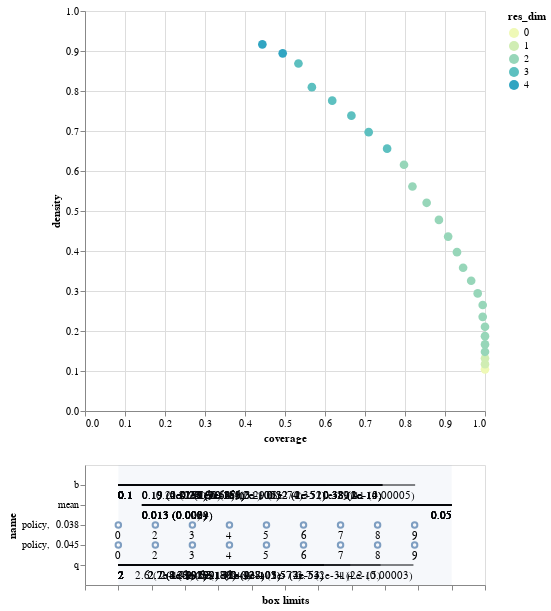

Source (notebook cell):
### Code cell
box1.inspect_tradeoff()

### Figure 1 — Vega-Lite specification as saved in the notebook (floating-point values rounded to 4 significant figures)
{"config": {"view": {"continuousWidth": 400, "continuousHeight": 300}}, "vconcat": [{"data": {"name": "data-fdafefdfd5fc22c9e4394ca1947a772e"}, "mark": {"type": "circle", "size": 75}, "encoding": {"color": {"type": "ordinal", "field": "res_dim", "scale": {"range": ["#eff9b6", "#d0edb3", "#97d6b9", "#5dc0c0", "#31a5c2", "#1f80b8", "#2354a3", "#21318d"]}}, "opacity": {"condition": {"value": 1, "selection": "selector003"}, "value": 0.4}, "tooltip": [{"type": "ordinal", "field": "id"}, {"type": "quantitative", "field": "coverage", "format": ".2"}, {"type": "quantitative", "field": "density", "format": ".2"}, {"type": "ordinal", "field": "res_dim"}], "x": {"type": "quantitative", "field": "coverage"}, "y": {"type": "quantitative", "field": "density"}}, "height": 400, "selection": {"selector003": {"type": "single", "fields": ["id"]}}, "width": 400}, {"layer": [{"data": {"name": "data-f6ffd616fcd3832c8f609114f9dede58"}, "mark": "rule", "encoding": {"x": {"type": "quantitative", "axis": {"grid": false, "labels": false, "title": "box limits"}, "field": "x_lower", "scale": {"domain": [0, 1], "padding": 0.1}}, "x2": {"field": "x_upper"}, "y": {"type": "nominal", "field": "name", "scale": {"padding": 1.0}}}, "transform": [{"calculate": "(datum.x1-datum.minimum)/(datum.maximum-datum.minimum)", "as": "x_lower"}, {"calculate": "(datum.x2-datum.minimum)/(datum.maximum-datum.minimum)", "as": "x_upper"}, {"filter": {"selection": "selector003"}}], "width": 400}, {"data": {"name": "data-f6ffd616fcd3832c8f609114f9dede58"}, "mark": {"type": "text", "align": "left", "baseline": "top", "dy": 5}, "encoding": {"text": {"type": "ordinal", "field": "text"}, "x": {"type": "quantitative", "axis": {"grid": false, "labels": false, "title": "box limits"}, "field": "x_lower", "scale": {"domain": [0, 1], "padding": 0.1}}, "x2": {"field": "x_upper"}, "y": {"type": "nominal", "field": "name", "scale": {"padding": 1.0}}}, "transform": [{"calculate": "(datum.x1-datum.minimum)/(datum.maximum-datum.minimum)", "as": "x_lower"}, {"calculate": "(datum.x2-datum.minimum)/(datum.maximum-datum.minimum)", "as": "x_upper"}, {"filter": {"selection": "selector003"}}, {"calculate": "datum.qp_lower>0?format(datum.x1, \".2\")+\" (\"+format(datum.qp_lower, \".1~g\")+\")\" :format(datum.x1, \".2\")", "as": "text"}], "width": 400}, {"data": {"name": "data-f6ffd616fcd3832c8f609114f9dede58"}, "mark": {"type": "text", "align": "right", "baseline": "top", "dy": 5}, "encoding": {"text": {"type": "ordinal", "field": "text"}, "x": {"type": "quantitative", "field": "x_upper"}, "x2": {"field": "x_upper"}, "y": {"type": "nominal", "field": "name", "scale": {"padding": 1.0}}}, "transform": [{"calculate": "(datum.x1-datum.minimum)/(datum.maximum-datum.minimum)", "as": "x_lower"}, {"calculate": "(datum.x2-datum.minimum)/(datum.maximum-datum.minimum)", "as": "x_upper"}, {"filter": {"selection": "selector003"}}, {"calculate": "datum.qp_upper>0?format(datum.x2, \".2\")+\" (\"+format(datum.qp_upper, \".1\")+\")\" :format(datum.x2, \".2\")", "as": "text"}], "width": 400}, {"data": {"name": "data-bb8d07f6df3d47a6a475317795287b23"}, "mark": {"type": "rect", "opacity": 0.05}, "encoding": {"x": {"type": "quantitative", "field": "start"}, "x2": {"field": "end"}}}, {"data": {"name": "data-6fa5825bcad1509b2291acae67857a6b"}, "mark": "point", "encoding": {"x": {"type": "quantitative", "field": "x"}, "y": {"type": "nominal", "field": "name"}}, "transform": [{"filter": {"selection": "selector003"}}], "width": 400}, {"data": {"name": "data-6fa5825bcad1509b2291acae67857a6b"}, "mark": {"type": "text", "align": "center", "baseline": "top", "dy": 5}, "encoding": {"text": {"type": "nominal", "field": "item"}, "x": {"type": "quantitative", "field": "x"}, "y": {"type": "nominal", "field": "name"}}, "transform": [{"filter": {"selection": "selector003"}}], "width": 400}]}], "$schema": "https://vega.github.io/schema/vega-lite/v4.8.1.json", "datasets": {"data-fdafefdfd5fc22c9e4394ca1947a772e": [{"coverage": 1.0, "density": 0.1042, "id": 0, "mass": 1.0, "mean": 0.1042, "res_dim": 0}, {"coverage": 1.0, "density": 0.1171, "id": 1, "mass": 0.89, "mean": 0.1171, "res_dim": 1}, {"coverage": 1.0, "density": 0.1316, "id": 2, "mass": 0.792, "mean": 0.1316, "res_dim": 1}, {"coverage": 1.0, "density": 0.148, "id": 3, "mass": 0.704, "mean": 0.148, "res_dim": 2}, {"coverage": 1.0, "density": 0.1665, "id": 4, "mass": 0.626, "mean": 0.1665, "res_dim": 2}, {"coverage": 1.0, "density": 0.1871, "id": 5, "mass": 0.557, "mean": 0.1871, "res_dim": 2}, {"coverage": 1.0, "density": 0.2105, "id": 6, "mass": 0.495, "mean": 0.2105, "res_dim": 2}, {"coverage": 0.9942, "density": 0.2355, "id": 7, "mass": 0.44, "mean": 0.2355, "res_dim": 2}, {"coverage": 0.9942, "density": 0.265, "id": 8, "mass": 0.391, "mean": 0.265, "res_dim": 2}, {"coverage": 0.9818, "density": 0.294, "id": 9, "mass": 0.348, "mean": 0.294, "res_dim": 2}, {"coverage": 0.9655, "density": 0.3256, "id": 10, "mass": 0.309, "mean": 0.3256, "res_dim": 2}, {"coverage": 0.9453, "density": 0.3582, "id": 11, "mass": 0.275, "mean": 0.3582, "res_dim": 2}, {"coverage": 0.9299, "density": 0.3971, "id": 12, "mass": 0.244, "mean": 0.3971, "res_dim": 2}, {"coverage": 0.9079, "density": 0.4359, "id": 13, "mass": 0.217, "mean": 0.4359, "res_dim": 2}, {"coverage": 0.8848, "density": 0.4777, "id": 14, "mass": 0.193, "mean": 0.4777, "res_dim": 2}, {"coverage": 0.8541, "density": 0.5205, "id": 15, "mass": 0.171, "mean": 0.5205, "res_dim": 2}, {"coverage": 0.8186, "density": 0.5612, "id": 16, "mass": 0.152, "mean": 0.5612, "res_dim": 2}, {"coverage": 0.7975, "density": 0.6156, "id": 17, "mass": 0.135, "mean": 0.6156, "res_dim": 2}, {"coverage": 0.7553, "density": 0.6558, "id": 18, "mass": 0.12, "mean": 0.6558, "res_dim": 3}, {"coverage": 0.7092, "density": 0.6972, "id": 19, "mass": 0.106, "mean": 0.6972, "res_dim": 3}, {"coverage": 0.666, "density": 0.7383, "id": 20, "mass": 0.094, "mean": 0.7383, "res_dim": 3}, {"coverage": 0.618, "density": 0.7759, "id": 21, "mass": 0.083, "mean": 0.7759, "res_dim": 3}, {"coverage": 0.5672, "density": 0.8096, "id": 22, "mass": 0.073, "mean": 0.8096, "res_dim": 3}, {"coverage": 0.5336, "density": 0.8688, "id": 23, "mass": 0.064, "mean": 0.8688, "res_dim": 3}, {"coverage": 0.4942, "density": 0.8941, "id": 24, "mass": 0.0576, "mean": 0.8941, "res_dim": 4}, {"coverage": 0.4434, "density": 0.9167, "id": 25, "mass": 0.0504, "mean": 0.9167, "res_dim": 4}], "data-f6ffd616fcd3832c8f609114f9dede58": [{"x1": 0.1003, "x2": 0.4114, "name": "b", "id": 1, "minimum": 0.1003, "maximum": 0.4497, "qp_lower": -1.0, "qp_upper": 4.896e-05}, {"x1": 0.1003, "x2": 0.377, "name": "b", "id": 2, "minimum": 0.1003, "maximum": 0.4497, "qp_lower": -1.0, "qp_upper": 7.882e-15}, {"x1": 0.1003, "x2": 0.377, "name": "b", "id": 3, "minimum": 0.1003, "maximum": 0.4497, "qp_lower": -1.0, "qp_upper": 1.435e-14}, {"x1": 2.0, "x2": 4.213, "name": "q", "id": 3, "minimum": 2.0, "maximum": 4.499, "qp_lower": -1.0, "qp_upper": 3.154e-05}, {"x1": 0.1003, "x2": 0.377, "name": "b", "id": 4, "minimum": 0.1003, "maximum": 0.4497, "qp_lower": -1.0, "qp_upper": 1.124e-14}, {"x1": 2.0, "x2": 3.966, "name": "q", "id": 4, "minimum": 2.0, "maximum": 4.499, "qp_lower": -1.0, "qp_upper": 1.659e-15}, {"x1": 0.1003, "x2": 0.377, "name": "b", "id": 5, "minimum": 0.1003, "maximum": 0.4497, "qp_lower": -1.0, "qp_upper": 2.011e-14}, {"x1": 2.0, "x2": 3.739, "name": "q", "id": 5, "minimum": 2.0, "maximum": 4.499, "qp_lower": -1.0, "qp_upper": 1.582e-31}, {"x1": 0.1003, "x2": 0.377, "name": "b", "id": 6, "minimum": 0.1003, "maximum": 0.4497, "qp_lower": -1.0, "qp_upper": 1.832e-14}, {"x1": 2.0, "x2": 3.542, "name": "q", "id": 6, "minimum": 2.0, "maximum": 4.499, "qp_lower": -1.0, "qp_upper": 3.601e-53}, {"x1": 0.1003, "x2": 0.3459, "name": "b", "id": 7, "minimum": 0.1003, "maximum": 0.4497, "qp_lower": -1.0, "qp_upper": 1.185e-29}, {"x1": 2.0, "x2": 3.542, "name": "q", "id": 7, "minimum": 2.0, "maximum": 4.499, "qp_lower": -1.0, "qp_upper": 1.877e-53}, {"x1": 0.1003, "x2": 0.3177, "name": "b", "id": 8, "minimum": 0.1003, "maximum": 0.4497, "qp_lower": -1.0, "qp_upper": 1.632e-51}, {"x1": 2.0, "x2": 3.542, "name": "q", "id": 8, "minimum": 2.0, "maximum": 4.499, "qp_lower": -1.0, "qp_upper": 2.862e-54}, {"x1": 0.1003, "x2": 0.3177, "name": "b", "id": 9, "minimum": 0.1003, "maximum": 0.4497, "qp_lower": -1.0, "qp_upper": 1.284e-52}, {"x1": 2.0, "x2": 3.376, "name": "q", "id": 9, "minimum": 2.0, "maximum": 4.499, "qp_lower": -1.0, "qp_upper": 1.01e-77}, {"x1": 0.1003, "x2": 0.3177, "name": "b", "id": 10, "minimum": 0.1003, "maximum": 0.4497, "qp_lower": -1.0, "qp_upper": 1.06e-52}, {"x1": 2.0, "x2": 3.218, "name": "q", "id": 10, "minimum": 2.0, "maximum": 4.499, "qp_lower": -1.0, "qp_upper": 1.561e-103}, {"x1": 0.1003, "x2": 0.2943, "name": "b", "id": 11, "minimum": 0.1003, "maximum": 0.4497, "qp_lower": -1.0, "qp_upper": 8.483e-74}, {"x1": 2.0, "x2": 3.218, "name": "q", "id": 11, "minimum": 2.0, "maximum": 4.499, "qp_lower": -1.0, "qp_upper": 9.344e-105}, {"x1": 0.1003, "x2": 0.2694, "name": "b", "id": 12, "minimum": 0.1003, "maximum": 0.4497, "qp_lower": -1.0, "qp_upper": 2.243e-100}, {"x1": 2.0, "x2": 3.218, "name": "q", "id": 12, "minimum": 2.0, "maximum": 4.499, "qp_lower": -1.0, "qp_upper": 4.307e-102}, {"x1": 0.1003, "x2": 0.2694, "name": "b", "id": 13, "minimum": 0.1003, "maximum": 0.4497, "qp_lower": -1.0, "qp_upper": 2.146e-105}, {"x1": 2.0, "x2": 3.099, "name": "q", "id": 13, "minimum": 2.0, "maximum": 4.499, "qp_lower": -1.0, "qp_upper": 5.364e-128}, {"x1": 0.1003, "x2": 0.2497, "name": "b", "id": 14, "minimum": 0.1003, "maximum": 0.4497, "qp_lower": -1.0, "qp_upper": 2.706e-131}, {"x1": 2.0, "x2": 3.099, "name": "q", "id": 14, "minimum": 2.0, "maximum": 4.499, "qp_lower": -1.0, "qp_upper": 1.214e-127}, {"x1": 0.1003, "x2": 0.233, "name": "b", "id": 15, "minimum": 0.1003, "maximum": 0.4497, "qp_lower": -1.0, "qp_upper": 8.769e-156}, {"x1": 2.0, "x2": 3.099, "name": "q", "id": 15, "minimum": 2.0, "maximum": 4.499, "qp_lower": -1.0, "qp_upper": 2.058e-128}, {"x1": 0.1003, "x2": 0.233, "name": "b", "id": 16, "minimum": 0.1003, "maximum": 0.4497, "qp_lower": -1.0, "qp_upper": 1.704e-159}, {"x1": 2.0, "x2": 2.998, "name": "q", "id": 16, "minimum": 2.0, "maximum": 4.499, "qp_lower": -1.0, "qp_upper": 1.361e-148}, {"x1": 0.1003, "x2": 0.233, "name": "b", "id": 17, "minimum": 0.1003, "maximum": 0.4497, "qp_lower": -1.0, "qp_upper": 3.375e-161}, {"x1": 2.0, "x2": 2.879, "name": "q", "id": 17, "minimum": 2.0, "maximum": 4.499, "qp_lower": -1.0, "qp_upper": 5.857e-179}, {"x1": 0.1003, "x2": 0.233, "name": "b", "id": 18, "minimum": 0.1003, "maximum": 0.4497, "qp_lower": -1.0, "qp_upper": 1.351e-165}, {"x1": 0.01284, "x2": 0.04999, "name": "mean", "id": 18, "minimum": 0.01001, "maximum": 0.04999, "qp_lower": 0.002143, "qp_upper": -1.0}, {"x1": 2.0, "x2": 2.879, "name": "q", "id": 18, "minimum": 2.0, "maximum": 4.499, "qp_lower": -1.0, "qp_upper": 5.324e-186}, {"x1": 0.1003, "x2": 0.233, "name": "b", "id": 19, "minimum": 0.1003, "maximum": 0.4497, "qp_lower": -1.0, "qp_upper": 6.831e-153}, {"x1": 0.01284, "x2": 0.04999, "name": "mean", "id": 19, "minimum": 0.01001, "maximum": 0.04999, "qp_lower": 0.003103, "qp_upper": -1.0}, {"x1": 2.0, "x2": 2.757, "name": "q", "id": 19, "minimum": 2.0, "maximum": 4.499, "qp_lower": -1.0, "qp_upper": 6.216e-199}, {"x1": 0.1003, "x2": 0.2227, "name": "b", "id": 20, "minimum": 0.1003, "maximum": 0.4497, "qp_lower": -1.0, "qp_upper": 1.292e-164}, {"x1": 0.01284, "x2": 0.04999, "name": "mean", "id": 20, "minimum": 0.01001, "maximum": 0.04999, "qp_lower": 0.002617, "qp_upper": -1.0}, {"x1": 2.0, "x2": 2.757, "name": "q", "id": 20, "minimum": 2.0, "maximum": 4.499, "qp_lower": -1.0, "qp_upper": 7.984e-202}, {"x1": 0.1003, "x2": 0.2227, "name": "b", "id": 21, "minimum": 0.1003, "maximum": 0.4497, "qp_lower": -1.0, "qp_upper": 6.575e-158}, {"x1": 0.01284, "x2": 0.04999, "name": "mean", "id": 21, "minimum": 0.01001, "maximum": 0.04999, "qp_lower": 0.02378, "qp_upper": -1.0}, {"x1": 2.0, "x2": 2.666, "name": "q", "id": 21, "minimum": 2.0, "maximum": 4.499, "qp_lower": -1.0, "qp_upper": 1.307e-208}, {"x1": 0.1003, "x2": 0.2078, "name": "b", "id": 22, "minimum": 0.1003, "maximum": 0.4497, "qp_lower": -1.0, "qp_upper": 2.44e-161}, {"x1": 0.01284, "x2": 0.04999, "name": "mean", "id": 22, "minimum": 0.01001, "maximum": 0.04999, "qp_lower": 0.007751, "qp_upper": -1.0}, {"x1": 2.0, "x2": 2.666, "name": "q", "id": 22, "minimum": 2.0, "maximum": 4.499, "qp_lower": -1.0, "qp_upper": 2.129e-192}, {"x1": 0.1003, "x2": 0.193, "name": "b", "id": 23, "minimum": 0.1003, "maximum": 0.4497, "qp_lower": -1.0, "qp_upper": 4.708e-181}, {"x1": 0.01284, "x2": 0.04999, "name": "mean", "id": 23, "minimum": 0.01001, "maximum": 0.04999, "qp_lower": 0.0004432, "qp_upper": -1.0}, {"x1": 2.0, "x2": 2.666, "name": "q", "id": 23, "minimum": 2.0, "maximum": 4.499, "qp_lower": -1.0, "qp_upper": 1.438e-192}, {"x1": 0.1003, "x2": 0.193, "name": "b", "id": 24, "minimum": 0.1003, "maximum": 0.4497, "qp_lower": -1.0, "qp_upper": 2.499e-171}, {"x1": 0.01284, "x2": 0.04999, "name": "mean", "id": 24, "minimum": 0.01001, "maximum": 0.04999, "qp_lower": 0.000392, "qp_upper": -1.0}, {"x1": 2.0, "x2": 2.666, "name": "q", "id": 24, "minimum": 2.0, "maximum": 4.499, "qp_lower": -1.0, "qp_upper": 3.569e-181}, {"x1": 0.1003, "x2": 0.193, "name": "b", "id": 25, "minimum": 0.1003, "maximum": 0.4497, "qp_lower": -1.0, "qp_upper": 3.559e-150}, {"x1": 0.01284, "x2": 0.04999, "name": "mean", "id": 25, "minimum": 0.01001, "maximum": 0.04999, "qp_lower": 0.0009173, "qp_upper": -1.0}, {"x1": 2.0, "x2": 2.568, "name": "q", "id": 25, "minimum": 2.0, "maximum": 4.499, "qp_lower": -1.0, "qp_upper": 1.5e-173}], "data-bb8d07f6df3d47a6a475317795287b23": [{"start": 0, "end": 1}], "data-6fa5825bcad1509b2291acae67857a6b": [{"name": "policy,  0.038", "n_items": 10, "item": 0, "id": 24, "x": 0.0}, {"name": "policy,  0.038", "n_items": 10, "item": 2, "id": 24, "x": 0.1111}, {"name": "policy,  0.038", "n_items": 10, "item": 3, "id": 24, "x": 0.2222}, {"name": "policy,  0.038", "n_items": 10, "item": 4, "id": 24, "x": 0.3333}, {"name": "policy,  0.038", "n_items": 10, "item": 5, "id": 24, "x": 0.4444}, {"name": "policy,  0.038", "n_items": 10, "item": 6, "id": 24, "x": 0.5556}, {"name": "policy,  0.038", "n_items": 10, "item": 7, "id": 24, "x": 0.6667}, {"name": "policy,  0.038", "n_items": 10, "item": 8, "id": 24, "x": 0.7778}, {"name": "policy,  0.038", "n_items": 10, "item": 9, "id": 24, "x": 0.8889}, {"name": "policy,  0.045", "n_items": 10, "item": 0, "id": 25, "x": 0.0}, {"name": "policy,  0.045", "n_items": 10, "item": 2, "id": 25, "x": 0.1111}, {"name": "policy,  0.045", "n_items": 10, "item": 3, "id": 25, "x": 0.2222}, {"name": "policy,  0.045", "n_items": 10, "item": 4, "id": 25, "x": 0.3333}, {"name": "policy,  0.045", "n_items": 10, "item": 5, "id": 25, "x": 0.4444}, {"name": "policy,  0.045", "n_items": 10, "item": 6, "id": 25, "x": 0.5556}, {"name": "policy,  0.045", "n_items": 10, "item": 7, "id": 25, "x": 0.6667}, {"name": "policy,  0.045", "n_items": 10, "item": 8, "id": 25, "x": 0.7778}, {"name": "policy,  0.045", "n_items": 10, "item": 9, "id": 25, "x": 0.8889}]}}
